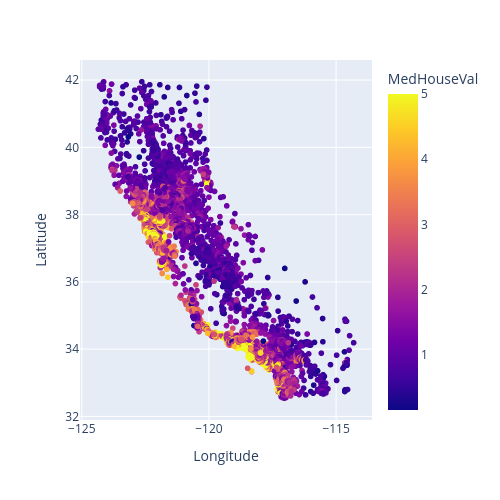

Notebook cell for this chart:
### Markdown cell above
# Evaluation & Insights
The model that performed the best was the Random Forest Regressor, when it was tuned. This is because Random Forest models are the best for these tasks, being equivalent to the averaged values across multiple subsets of the data. Tuning made a much bigger difference for the Decision Tree model than the Random Forest model, because the Random Forest model is so much closer to being optimized already that there is diminishing returns.

The most important feature turned out to be the Median Income, with the second most important feature being the Average number of People in each house. The third most important factor was the Average number of Rooms. Home Prices were higher along the coast, especially in the San Fransisco Bay Area and the Greater Los Angeles Metropolitan Area, as shown in the diagram below.

While our data model performed very well, there is only a level to which it can be accurate. It still is not perfect at data analysis, and could be more optimal.

### Code cell
fig = px.scatter(train_dataset,x='Longitude', y='Latitude', color='MedHouseVal', width=500, height=500)
fig.show()

### Figure 1 — Plotly figure (JSON) as saved in the notebook; plotly's stock layout.template omitted (floating-point values rounded to 4 significant figures; data arrays with more than 128 entries replaced by an {"elided": "..."} marker saying what was removed)
{"data": [{"hovertemplate": "Longitude=%{x}<br>Latitude=%{y}<br>MedHouseVal=%{marker.color}<extra></extra>", "legendgroup": "", "marker": {"color": {"elided": "20640 float values"}, "coloraxis": "coloraxis", "symbol": "circle"}, "mode": "markers", "name": "", "showlegend": false, "type": "scattergl", "x": {"elided": "20640 float values"}, "xaxis": "x", "y": {"elided": "20640 float values"}, "yaxis": "y"}], "layout": {"coloraxis": {"colorbar": {"title": {"text": "MedHouseVal"}}, "colorscale": [[0, "#0d0887"], [0.1111, "#46039f"], [0.2222, "#7201a8"], [0.3333, "#9c179e"], [0.4444, "#bd3786"], [0.5556, "#d8576b"], [0.6667, "#ed7953"], [0.7778, "#fb9f3a"], [0.8889, "#fdca26"], [1, "#f0f921"]]}, "height": 500, "legend": {"tracegroupgap": 0}, "margin": {"t": 60}, "width": 500, "xaxis": {"anchor": "y", "domain": [0, 1], "title": {"text": "Longitude"}}, "yaxis": {"anchor": "x", "domain": [0, 1], "title": {"text": "Latitude"}}}}
